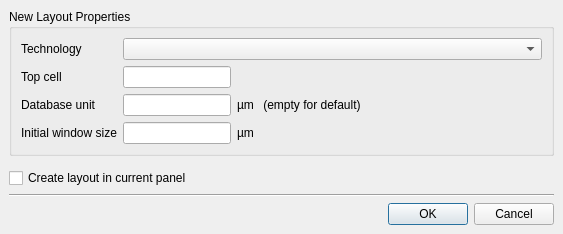
<?xml version="1.0" encoding="UTF-8"?>
<ui version="4.0">
 <class>NewLayoutPropertiesDialog</class>
 <widget class="QDialog" name="NewLayoutPropertiesDialog">
  <property name="geometry">
   <rect>
    <x>0</x>
    <y>0</y>
    <width>563</width>
    <height>234</height>
   </rect>
  </property>
  <property name="windowTitle">
   <string>New Layout</string>
  </property>
  <layout class="QVBoxLayout">
   <property name="spacing">
    <number>6</number>
   </property>
   <property name="leftMargin">
    <number>9</number>
   </property>
   <property name="topMargin">
    <number>9</number>
   </property>
   <property name="rightMargin">
    <number>9</number>
   </property>
   <property name="bottomMargin">
    <number>9</number>
   </property>
   <item>
    <widget class="QGroupBox" name="groupBox">
     <property name="title">
      <string>New Layout Properties</string>
     </property>
     <layout class="QGridLayout">
      <property name="leftMargin">
       <number>9</number>
      </property>
      <property name="topMargin">
       <number>9</number>
      </property>
      <property name="rightMargin">
       <number>9</number>
      </property>
      <property name="bottomMargin">
       <number>9</number>
      </property>
      <property name="spacing">
       <number>6</number>
      </property>
      <item row="3" column="1">
       <widget class="QLineEdit" name="window_le">
        <property name="sizePolicy">
         <sizepolicy hsizetype="Fixed" vsizetype="Fixed">
          <horstretch>0</horstretch>
          <verstretch>0</verstretch>
         </sizepolicy>
        </property>
       </widget>
      </item>
      <item row="2" column="0">
       <widget class="QLabel" name="label_5">
        <property name="text">
         <string>Database unit</string>
        </property>
       </widget>
      </item>
      <item row="1" column="2" colspan="3">
       <spacer>
        <property name="orientation">
         <enum>Qt::Horizontal</enum>
        </property>
        <property name="sizeHint" stdset="0">
         <size>
          <width>181</width>
          <height>20</height>
         </size>
        </property>
       </spacer>
      </item>
      <item row="2" column="2">
       <widget class="QLabel" name="label_6">
        <property name="text">
         <string>µm</string>
        </property>
       </widget>
      </item>
      <item row="3" column="4">
       <spacer>
        <property name="orientation">
         <enum>Qt::Horizontal</enum>
        </property>
        <property name="sizeHint" stdset="0">
         <size>
          <width>141</width>
          <height>20</height>
         </size>
        </property>
       </spacer>
      </item>
      <item row="2" column="1">
       <widget class="QLineEdit" name="dbu_le">
        <property name="sizePolicy">
         <sizepolicy hsizetype="Fixed" vsizetype="Fixed">
          <horstretch>0</horstretch>
          <verstretch>0</verstretch>
         </sizepolicy>
        </property>
       </widget>
      </item>
      <item row="0" column="1" colspan="4">
       <widget class="QComboBox" name="tech_cbx"/>
      </item>
      <item row="1" column="0">
       <widget class="QLabel" name="label">
        <property name="text">
         <string>Top cell</string>
        </property>
       </widget>
      </item>
      <item row="1" column="1">
       <widget class="QLineEdit" name="topcell_le">
        <property name="sizePolicy">
         <sizepolicy hsizetype="Fixed" vsizetype="Fixed">
          <horstretch>0</horstretch>
          <verstretch>0</verstretch>
         </sizepolicy>
        </property>
       </widget>
      </item>
      <item row="0" column="0">
       <widget class="QLabel" name="label_3">
        <property name="text">
         <string>Technology</string>
        </property>
       </widget>
      </item>
      <item row="3" column="0">
       <widget class="QLabel" name="label_2">
        <property name="text">
         <string>Initial window size</string>
        </property>
       </widget>
      </item>
      <item row="3" column="2">
       <widget class="QLabel" name="label_4">
        <property name="text">
         <string>µm</string>
        </property>
       </widget>
      </item>
      <item row="2" column="4">
       <spacer>
        <property name="orientation">
         <enum>Qt::Horizontal</enum>
        </property>
        <property name="sizeHint" stdset="0">
         <size>
          <width>141</width>
          <height>20</height>
         </size>
        </property>
       </spacer>
      </item>
      <item row="2" column="3">
       <widget class="QLabel" name="label_7">
        <property name="text">
         <string> (empty for default)</string>
        </property>
       </widget>
      </item>
     </layout>
    </widget>
   </item>
   <item>
    <spacer>
     <property name="orientation">
      <enum>Qt::Vertical</enum>
     </property>
     <property name="sizeHint" stdset="0">
      <size>
       <width>385</width>
       <height>16</height>
      </size>
     </property>
    </spacer>
   </item>
   <item>
    <widget class="QCheckBox" name="current_panel_cb">
     <property name="text">
      <string>Create layout in current panel</string>
     </property>
    </widget>
   </item>
   <item>
    <widget class="Line" name="line">
     <property name="orientation">
      <enum>Qt::Horizontal</enum>
     </property>
    </widget>
   </item>
   <item>
    <widget class="QDialogButtonBox" name="buttonBox">
     <property name="orientation">
      <enum>Qt::Horizontal</enum>
     </property>
     <property name="standardButtons">
      <set>QDialogButtonBox::Cancel|QDialogButtonBox::Ok</set>
     </property>
    </widget>
   </item>
  </layout>
 </widget>
 <tabstops>
  <tabstop>topcell_le</tabstop>
  <tabstop>dbu_le</tabstop>
  <tabstop>window_le</tabstop>
  <tabstop>buttonBox</tabstop>
 </tabstops>
 <resources/>
 <connections>
  <connection>
   <sender>buttonBox</sender>
   <signal>accepted()</signal>
   <receiver>NewLayoutPropertiesDialog</receiver>
   <slot>accept()</slot>
   <hints>
    <hint type="sourcelabel">
     <x>248</x>
     <y>254</y>
    </hint>
    <hint type="destinationlabel">
     <x>157</x>
     <y>274</y>
    </hint>
   </hints>
  </connection>
  <connection>
   <sender>buttonBox</sender>
   <signal>rejected()</signal>
   <receiver>NewLayoutPropertiesDialog</receiver>
   <slot>reject()</slot>
   <hints>
    <hint type="sourcelabel">
     <x>316</x>
     <y>260</y>
    </hint>
    <hint type="destinationlabel">
     <x>286</x>
     <y>274</y>
    </hint>
   </hints>
  </connection>
 </connections>
</ui>
